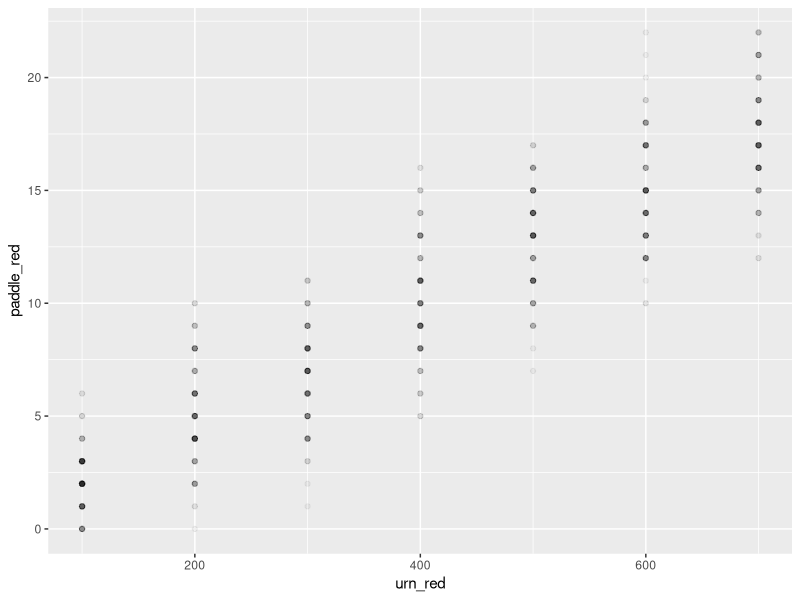

Write the R code that produced this figure. (Note: this script raises an error after producing the figure.)
## ---- chunk 1
knitr::opts_chunk$set(echo = FALSE)
library(tidyverse)

# Build an urn with 500 red beads, 490 blue beads, and 10 yellow beads. The urn
# should have two variables: ID and color. Mix up the beads in the urn randomly.
# That is, we don't want all the red beads to have ID 1 through 500 and so on.
# Sort the urn by ID.

beads <- c(rep("red", 500), rep("blue", 490), rep("yellow", 10))

urn <- tibble(ID = 1:1000,
              color = sample(beads))

# Using the book, where a very similar example is given, is highly recommended.
# But, this example is trickier than the book because you have to mix up the
# beads before you assign the `ID` values. If you don't tell sample() how many
# you want, it just gives you back everything, reordered. Try `sample(letters)`
# to see. (Note that `letters` is a built in object in R.)
              
## ---- chunk 2

tibble(urn_red = seq(100, 700, by = 100)) %>% 
  mutate(paddle_red = map(urn_red, ~ rbinom(n = 100,
                                            size = 25, prob = ./1000))) %>% 
# rbinom just flips the coin a bunch of times; it returns either success or
# failure, n = number of tests to do, size = number of samples to run each size
# number of heads and tails, prob = chance of getting a head
  
  unnest(paddle_red) %>% 
  ggplot(aes(x = urn_red, y = paddle_red)) +
  geom_point(alpha = 0.05)
  
sample_n(10)

## ---- chunk 3

scene_1 <- tibble(urn_red = 1:1000) %>% 
  mutate(paddle_red = map(urn_red, ~ rbinom(n = 50,
                                            size = 25, prob = ./1000))) %>%
  unnest(paddle_red)

  ggplot(scene_1, aes(x = paddle_red, y = urn_red)) +
  geom_point(alpha = 0.05)
  
## ---- chunk 4

scene_1 %>%
  filter(paddle_red == 10) %>%
  group_by(urn_red) %>%
  summarize(total = n(), .groups = "drop") %>%
  mutate(probs = total/sum(total)) %>%
  ggplot(aes(x = urn_red, y = probs)) +
    geom_col() 

## ---- chunk 5

tibble(urn_red = 1:1000) %>% 
  mutate(paddle_red = map(urn_red, ~ rbinom(n = 50,
                                            size = 20, prob = ./1000))) %>%
  unnest(paddle_red)%>%
  group_by(paddle_red) %>%
  summarize(total = n(), .groups = "drop") %>%
  mutate(probs = total/sum(total)) %>%
  filter(paddle_red > 3) %>%
  summarize(sum(probs))

